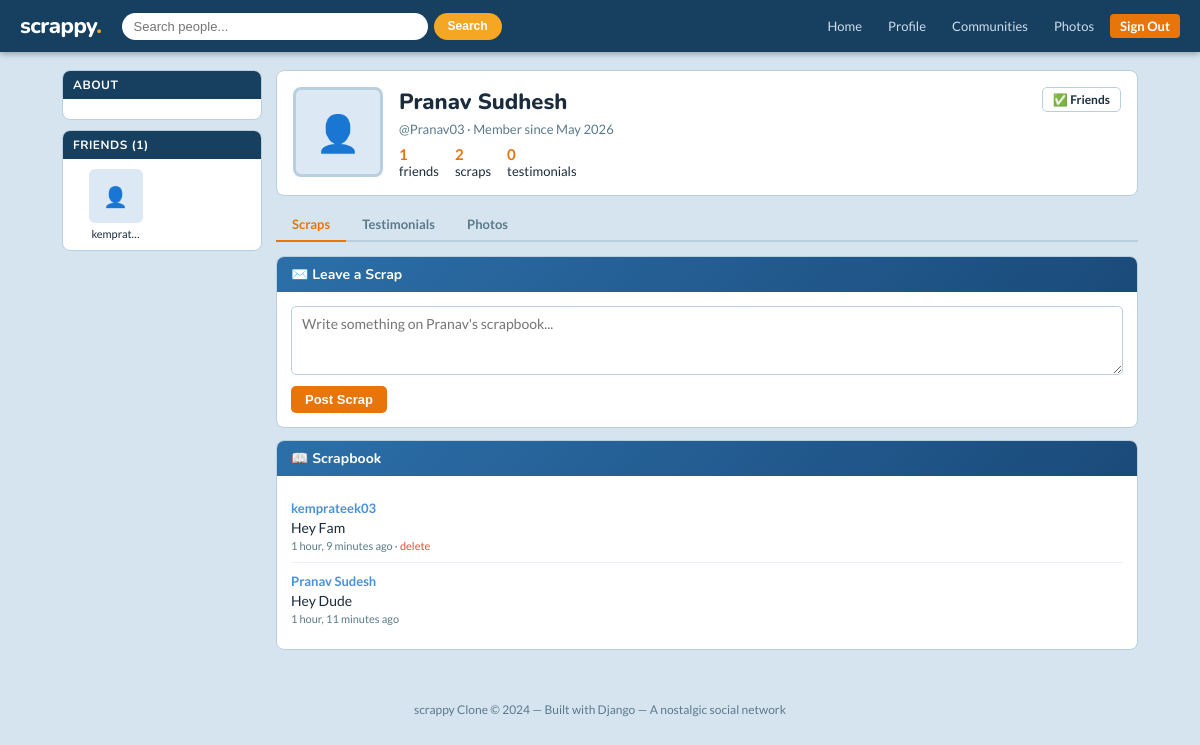
Screenshot of /profile/Pranav03/ (signed in) with the database file from the repository.
### core/models.py (models this page shows, shortened)
class Scrap(models.Model):
    author = models.ForeignKey(User, on_delete=models.CASCADE, related_name='scraps_written')
    recipient = models.ForeignKey(User, on_delete=models.CASCADE, related_name='scraps_received')
    content = models.TextField()
    created_at = models.DateTimeField(auto_now_add=True)
    class Meta:
        ordering = ['-created_at']

### core/views.py (the view)
# urls.py: path('profile/<str:username>/', views.profile_view, name='profile'),
@login_required
def profile_view(request, username):
    profile_user = get_object_or_404(User, username=username)
    profile = get_object_or_404(Profile, user=profile_user)
    scraps = Scrap.objects.filter(recipient=profile_user)
    testimonials = Testimonial.objects.filter(recipient=profile_user, approved=True)
    albums = Album.objects.filter(owner=profile_user)
    scrap_form = ScrapForm()
    testimonial_form = TestimonialForm()
    friendship_status = None
    if request.user != profile_user:
        try:
            fs = Friendship.objects.get(
                Q(sender=request.user, receiver=profile_user) |
                Q(sender=profile_user, receiver=request.user)
            )
            friendship_status = fs.status
            if fs.sender == profile_user and fs.status == 'pending':
                friendship_status = 'received'
        except Friendship.DoesNotExist:
            friendship_status = 'none'
    return render(request, 'core/profile.html', {
        'profile_user': profile_user,
        'profile': profile,
        'scraps': scraps,
        'testimonials': testimonials,
        'albums': albums,
        'scrap_form': scrap_form,
        'testimonial_form': testimonial_form,
        'friendship_status': friendship_status,
        'friends': profile.friends(),
    })

### core/forms.py
class ScrapForm(forms.ModelForm):
    class Meta:
        model = Scrap
        fields = ['content']
        widgets = {
            'content': forms.Textarea(attrs={'rows': 3, 'placeholder': 'Write a scrap...'}),
        }
        labels = {'content': ''}

class TestimonialForm(forms.ModelForm):
    class Meta:
        model = Testimonial
        fields = ['content']
        widgets = {
            'content': forms.Textarea(attrs={'rows': 5, 'placeholder': 'Write a testimonial...'}),
        }
        labels = {'content': ''}

### core/models.py (called while the page is built)
    def friends(self):
        accepted = Friendship.objects.filter(
            models.Q(sender=self.user) | models.Q(receiver=self.user),
            status='accepted'
        )
        friends = []
        for f in accepted:
            friends.append(f.receiver if f.sender == self.user else f.sender)
        return friends

### core/templates/core/profile.html (shortened to what this page needs)
{% extends 'core/base.html' %}
{% block content %}
<div class="page-container wide">
    <aside class="sidebar">
        <div class="sidebar-card">
            <div class="sidebar-title">About</div>
            <div style="padding:10px 12px;font-size:13px;">
            </div>
        </div>
        <div class="sidebar-card">
            <div class="sidebar-title">Friends ({{ friends|length }})</div>
            <div style="padding:10px;">
                <div class="friends-grid">
                    {% for friend in friends|slice:":9" %}
                    <div class="friend-thumb">
                        <a href="{% url 'profile' friend.username %}">
                            <div class="avatar">
                                {% if friend.profile.avatar %}<img src="{{ friend.profile.avatar.url }}">{% else %}👤{% endif %}
                            </div>
                            {{ friend.first_name|default:friend.username|truncatechars:8 }}
                        </a>
                    </div>
                    {% endfor %}
                </div>
            </div>
        </div>
    </aside>
    <main style="grid-column:2 / span 2;">
        <div class="profile-header">
            <div class="profile-avatar">
                {% if profile.avatar %}<img src="{{ profile.avatar.url }}">{% else %}👤{% endif %}
            </div>
            <div class="profile-info" style="flex:1;">
                <h1>{{ profile_user.get_full_name|default:profile_user.username }}</h1>
                <div class="meta">@{{ profile_user.username }} &middot; Member since {{ profile_user.date_joined|date:"M Y" }}</div>
                <div class="profile-stats">
                    <div class="stat"><strong>{{ friends|length }}</strong><br>friends</div>
                    <div class="stat"><strong>{{ scraps|length }}</strong><br>scraps</div>
                    <div class="stat"><strong>{{ testimonials|length }}</strong><br>testimonials</div>
                </div>
            </div>
            <div style="display:flex;flex-direction:column;gap:6px;align-items:flex-end;">
                {% if user == profile_user %}
                    <a href="{% url 'edit_profile' username=user.username %}" class="btn btn-outline btn-sm">✏️ Edit Profile</a>
                    <a href="{% url 'create_album' %}" class="btn btn-outline btn-sm">📷 Add Album</a>
                {% else %}
                    {% if friendship_status == 'none' %}
                        <a href="{% url 'send_friend_request' profile_user.username %}" class="btn btn-primary btn-sm">+ Add Friend</a>
                    {% elif friendship_status == 'pending' %}
                        <span class="btn btn-outline btn-sm" style="cursor:default;">Request Sent</span>
                    {% elif friendship_status == 'received' %}
                        <span style="font-size:13px;color:#888;">Wants to be your friend</span>
                    {% elif friendship_status == 'accepted' %}
                        <span class="btn btn-outline btn-sm" style="cursor:default;">✅ Friends</span>
                    {% endif %}
                {% endif %}
            </div>
        </div>
        <div class="tabs">
            <div class="tab active" onclick="showTab('scraps', this)">Scraps</div>
            <div class="tab" onclick="showTab('testimonials', this)">Testimonials</div>
            <div class="tab" onclick="showTab('photos', this)">Photos</div>
        </div>
        <div id="tab-scraps">
            {% if user != profile_user %}
            <div class="card">
                <div class="card-header">✉️ Leave a Scrap</div>
                <div class="card-body">
                    <form method="post" action="{% url 'post_scrap' profile_user.username %}">
                        <textarea name="content" class="form-control" rows="3" placeholder="Write something on {{ profile_user.first_name|default:profile_user.username }}'s scrapbook..."></textarea>
                        <button type="submit" class="btn btn-primary" style="margin-top:8px;">Post Scrap</button>
                    </form>
                </div>
            </div>
            {% endif %}
            <div class="card">
                <div class="card-header">📖 Scrapbook</div>
                <div class="card-body">
                    {% for scrap in scraps %}
                    <div class="scrap">
                        <div class="scrap-author">
                            <a href="{% url 'profile' scrap.author.username %}">{{ scrap.author.get_full_name|default:scrap.author.username }}</a>
                        </div>
                        <div class="scrap-content">{{ scrap.content }}</div>
                        <div class="scrap-meta">
                            {{ scrap.created_at|timesince }} ago
                            {% if user == profile_user or user == scrap.author %}
                            &middot; <a href="{% url 'delete_scrap' scrap.id %}" style="color:#e74c3c;">delete</a>
                            {% endif %}
                        </div>
                    </div>
                    {% empty %}
                    <p style="color:#888;font-size:13px;">No scraps yet. Be the first!</p>
                    {% endfor %}
                </div>
            </div>
        </div>
    </main>
</div>
{% endblock %}

### core/templates/core/base.html (style rules this page uses)
:root { --primary: #e8750a; --primary-dark: #c4620a; --secondary: #4a90d9; --bg: #d6e4f0; --card: #ffffff; --sidebar: #dce9f5; --border: #b8cfe0; --text: #1a2b3c; --text-muted: #5a7a8a; --accent: #f5a623; --success: #27ae60; --danger: #e74c3c; --nav-bg: #173f5f; }
* { box-sizing: border-box; margin: 0; padding: 0; }
body { font-family: 'Lato', sans-serif; background: var(--bg); color: var(--text); min-height: 100vh; }
a { color: var(--secondary); text-decoration: none; }
.page-container { max-width: 960px; margin: 18px auto; padding: 0 12px; display: grid; grid-template-columns: 200px 1fr; gap: 14px; }
.page-container.wide { grid-template-columns: 200px 1fr 220px; max-width: 1100px; }
.sidebar { display: flex; flex-direction: column; gap: 10px; }
.sidebar-card { background: var(--card); border: 1px solid var(--border); border-radius: 8px; overflow: hidden; }
.sidebar-card .sidebar-title { background: var(--nav-bg); color: #fff; font-family: 'Nunito', sans-serif; font-size: 12px; font-weight: 700; padding: 6px 10px; text-transform: uppercase; letter-spacing: 0.5px; }
.card { background: var(--card); border: 1px solid var(--border); border-radius: 8px; overflow: hidden; margin-bottom: 12px; }
.card-header { background: linear-gradient(135deg, #2c6fa8 0%, #1a4a7a 100%); color: #fff; padding: 8px 14px; font-family: 'Nunito', sans-serif; font-weight: 700; font-size: 14px; display: flex; justify-content: space-between; align-items: center; }
.card-body { padding: 14px; }
.profile-header { background: var(--card); border: 1px solid var(--border); border-radius: 8px; padding: 16px; display: flex; gap: 16px; align-items: flex-start; margin-bottom: 12px; }
.profile-avatar { width: 90px; height: 90px; border-radius: 8px; object-fit: cover; border: 3px solid var(--border); background: var(--sidebar); display: flex; align-items: center; justify-content: center; font-size: 36px; color: var(--text-muted); flex-shrink: 0; overflow: hidden; }
.profile-info h1 { font-family: 'Nunito', sans-serif; font-size: 22px; font-weight: 800; }
.profile-info .meta { font-size: 13px; color: var(--text-muted); margin-top: 4px; }
.profile-stats { display: flex; gap: 16px; margin-top: 8px; }
.profile-stats .stat { font-size: 13px; }
.profile-stats .stat strong { color: var(--primary); font-size: 15px; }
.btn { display: inline-block; padding: 6px 14px; border-radius: 5px; font-size: 13px; font-weight: 600; cursor: pointer; border: none; text-decoration: none; transition: all 0.15s; }
.btn-primary { background: var(--primary); color: #fff; }
.btn-sm { padding: 4px 10px; font-size: 12px; }
.btn-outline { background: transparent; border: 1px solid var(--border); color: var(--text); }
.form-control { width: 100%; padding: 8px 10px; border: 1px solid var(--border); border-radius: 5px; font-size: 14px; font-family: inherit; outline: none; transition: border 0.15s; }
textarea.form-control { resize: vertical; }
.scrap { border-bottom: 1px solid #eef; padding: 10px 0; }
.scrap:last-child { border-bottom: none; }
.scrap .scrap-author { font-weight: 700; font-size: 13px; }
.scrap .scrap-content { font-size: 14px; margin-top: 3px; }
.scrap .scrap-meta { font-size: 11px; color: var(--text-muted); margin-top: 3px; }
.friends-grid { display: grid; grid-template-columns: repeat(auto-fill, minmax(70px, 1fr)); gap: 8px; }
.friend-thumb { text-align: center; font-size: 11px; }
.friend-thumb .avatar { width: 54px; height: 54px; border-radius: 6px; background: var(--sidebar); margin: 0 auto 4px; display: flex; align-items: center; justify-content: center; font-size: 20px; color: var(--text-muted); overflow: hidden; }
.friend-thumb a { color: var(--text); font-size: 11px; }
.tabs { display: flex; border-bottom: 2px solid var(--border); margin-bottom: 14px; }
.tab { padding: 8px 16px; font-size: 13px; font-weight: 600; cursor: pointer; border-bottom: 2px solid transparent; margin-bottom: -2px; color: var(--text-muted); }
.tab.active { border-bottom-color: var(--primary); color: var(--primary); }

### rows the page displays
Scrap: author.get_full_name "kemprateek03", content "Hey Fam", created_at "1 hour, 9 minutes", shows "delete"
Scrap: author.get_full_name "Pranav Sudesh", content "Hey Dude", created_at "1 hour, 11 minutes"

### other values shown
{{ friends|length }} "1"
{{ friend.first_name|default:friend.username|truncatechars:8 }} "kemprat…"
{{ profile_user.get_full_name|default:profile_user.username }} "Pranav Sudhesh"
{{ profile_user.username }} "Pranav03"
{{ profile_user.date_joined|date:"M Y" }} "May 2026"
{{ scraps|length }} "2"
{{ testimonials|length }} "0"
